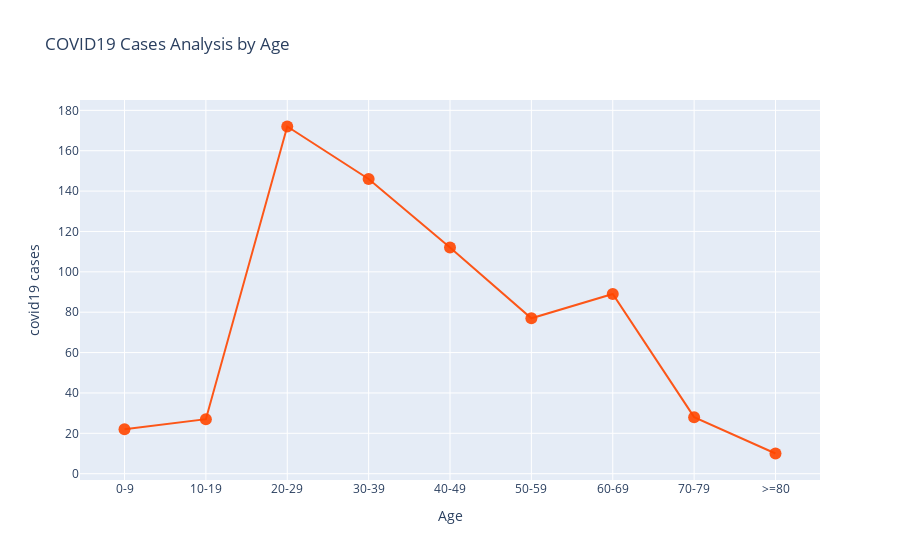

This figure's notebook cell:
### Markdown cell above
In this, Maharastra stands first in the graph.

### Code cell
x = list(age['AgeGroup'][:-1])
y = list(age['TotalCases'][:-1])
trace = go.Scatter(
        x = x,
        y = y,
        mode = 'markers+lines',
        marker = dict(size = 12, color = "rgba(255, 70, 0, 0.9)")
)

data = [trace]

layout = {"title":"COVID19 Cases Analysis by Age",
          "xaxis":{"title":"Age", "zeroline":False},
          "yaxis":{"title":"covid19 cases", "zeroline":False}
         }
iplot({"data":data, "layout":layout})

### Figure 1 — Plotly figure (JSON) as saved in the notebook; plotly's stock layout.template omitted (floating-point values rounded to 4 significant figures)
{"data": [{"marker": {"color": "rgba(255, 70, 0, 0.9)", "size": 12}, "mode": "markers+lines", "type": "scatter", "x": ["0-9", "10-19", "20-29", "30-39", "40-49", "50-59", "60-69", "70-79", ">=80"], "y": [22, 27, 172, 146, 112, 77, 89, 28, 10]}], "layout": {"title": {"text": "COVID19 Cases Analysis by Age"}, "xaxis": {"title": {"text": "Age"}, "zeroline": false}, "yaxis": {"title": {"text": "covid19 cases"}, "zeroline": false}}}
